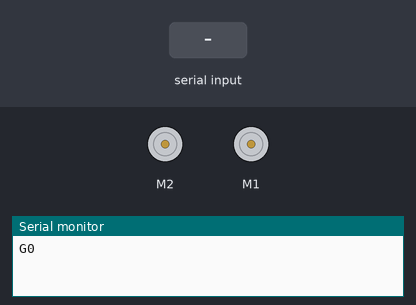
Simulated run of this sketch. Board: Arduino Uno, built with avr-gcc and run on an emulated ATmega328P. Shown: 2 × DC motor (green arrow = forward, orange = backward, longer = faster), the last lines printed to the serial monitor. The inputs (shaded band) are chosen by the test bench.

Above: at 1.2 s.
1.3 s: "2\n" received over Serial
At 2.2 s:
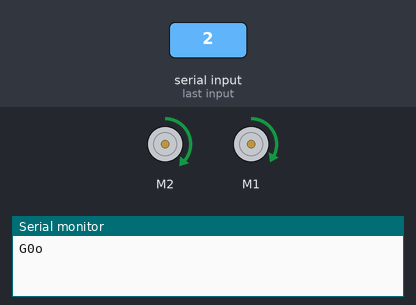
4.3 s: "1\n" received over Serial
At 5.7 s:
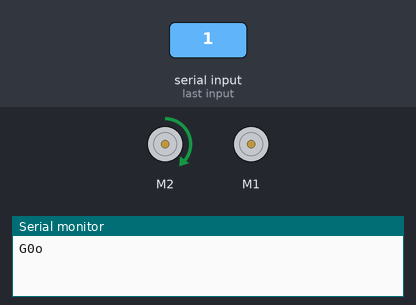
7.3 s: "3\n" received over Serial
At 7.9 s:
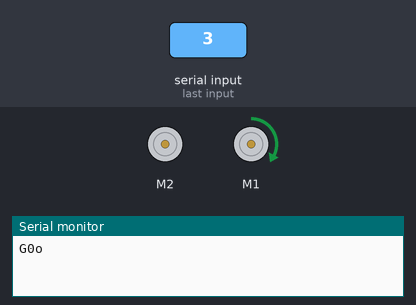
10.3 s: "4\n" received over Serial
At 11.4 s:
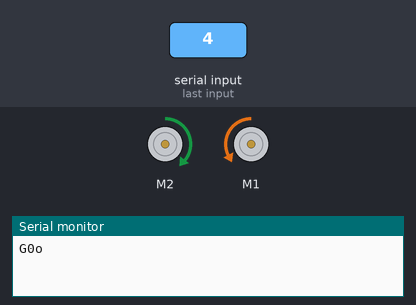
Timing chart, 0 to 13.7 s (numbered marks = the images above; inputs shaded):
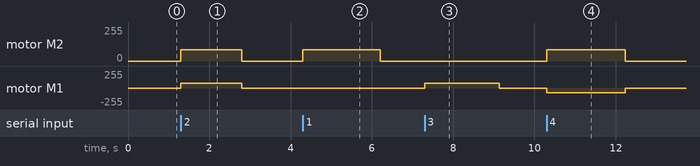

The sketch:

Labinathor_V2.ino
```cpp
#include <Adafruit_MotorShield.h>
#define counterL A3
#define counterR A2


Adafruit_MotorShield AFMS = Adafruit_MotorShield();
Adafruit_DCMotor *leftMotor = AFMS.getMotor(2);
Adafruit_DCMotor *rightMotor = AFMS.getMotor(1);
int counterLM = 0;
int counterRM = 0;
int vitL = 84;
int vitR = 71;
int data = 50;

void setup() {
  Serial.begin(9600);

  AFMS.begin();
  leftMotor->setSpeed(vitL);
  rightMotor->setSpeed(vitR);
  Serial.print("G0");

}

void loop() {

  if(Serial.available())
      {
        data = Serial.parseInt(SKIP_WHITESPACE);
        leftMotor->run(RELEASE);
        rightMotor->run(RELEASE);
      }

  if (data == 0){
    leftMotor->run(RELEASE);
    rightMotor->run(RELEASE);
  }

  if (data == 2){
    counterLM = analogRead(counterL);
    counterRM = analogRead(counterR);

    leftMotor->run(FORWARD);
    rightMotor->run(FORWARD);

    delay(500);
    data = 0;
    Serial.print("o");
  }

    if (data == 1){

      leftMotor->run(FORWARD);
      delay(900);
      data = 0;

    }

    if (data == 3){

      rightMotor->run(FORWARD);
      delay(825);
      data = 0;

    }

    if (data == 4){

    leftMotor->run(FORWARD);
    rightMotor->run(BACKWARD);
    delay(925);
    data = 0;

    }
  }
```

Measured:
- after the input at 1.3 s, motor M2: stopped → forward 84/255 at once, → stopped 1.5 s later; motor M1: stopped → forward 71/255 at once, → stopped 1.5 s later
- after the input at 4.3 s, motor M2: stopped → forward 84/255 at once, → stopped 1.9 s later
- after the input at 7.3 s, motor M1: stopped → forward 71/255 at once, → stopped 1.8 s later
- after the input at 10.3 s, motor M2: stopped → forward 84/255 at once, → stopped 1.9 s later; motor M1: stopped → backward 71/255 at once, → stopped 1.9 s later
